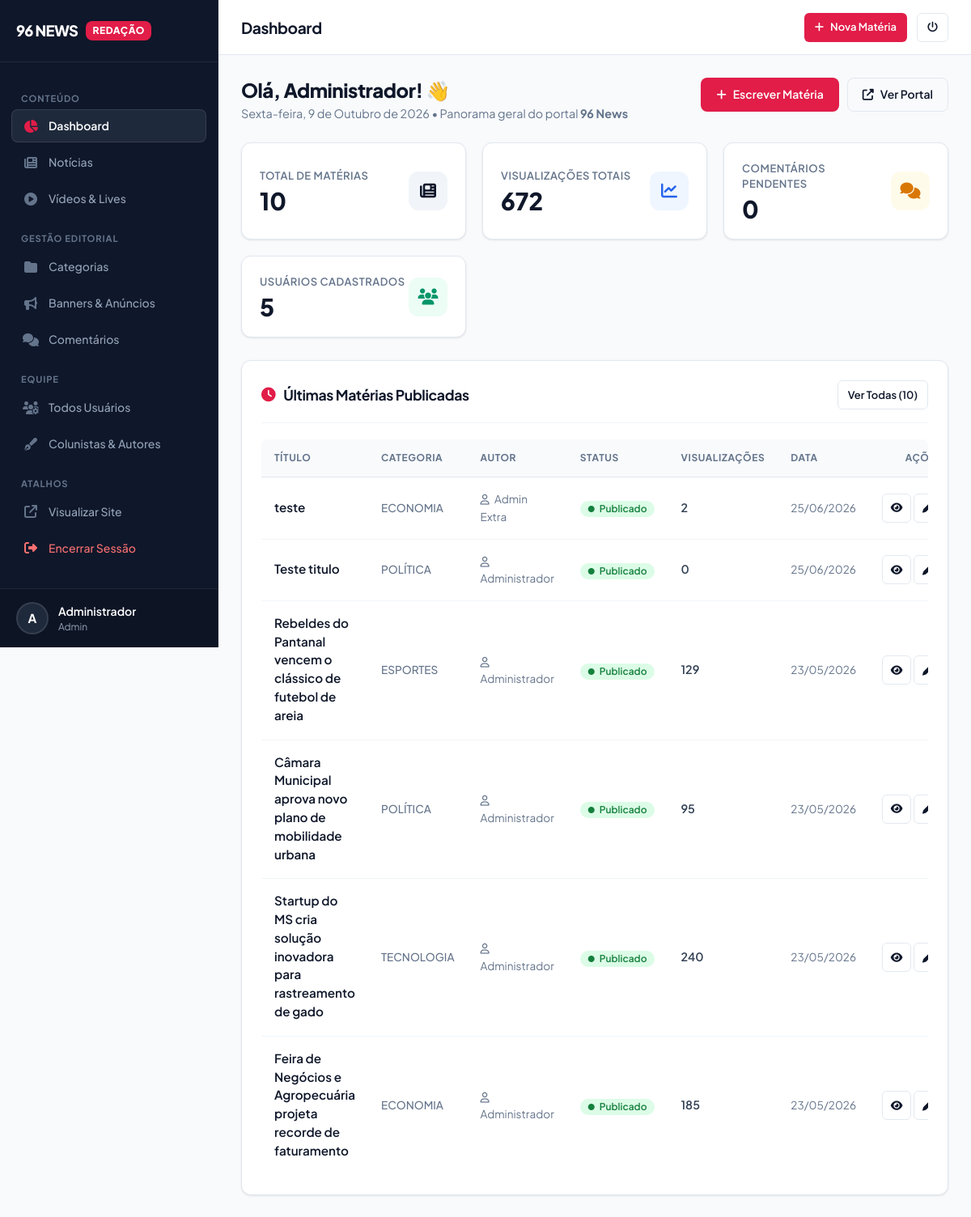
Page /admin/index.php (signed in) on the earlier database version.
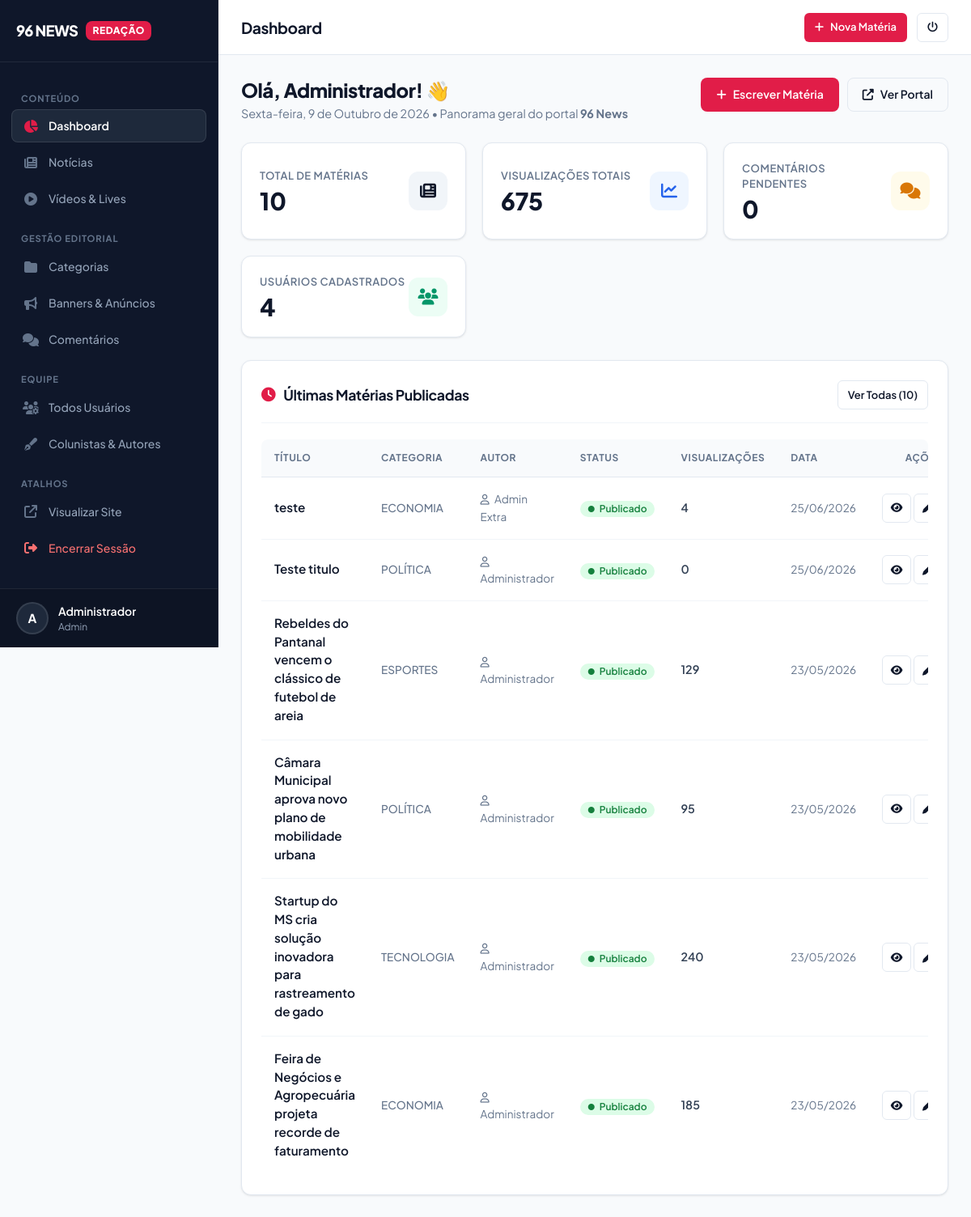
Same page on the later database version.
### tables this page shows
CREATE TABLE "noticias" (
            id INTEGER PRIMARY KEY AUTOINCREMENT,
            titulo TEXT NOT NULL,
            subtitulo TEXT DEFAULT NULL,
            slug TEXT NOT NULL UNIQUE,
            conteudo TEXT NOT NULL,
            imagem_destacada TEXT DEFAULT NULL,
            legenda_imagem TEXT DEFAULT NULL,
            autor_id INTEGER DEFAULT NULL,
            autor_nome TEXT DEFAULT NULL,
            categoria_id INTEGER NOT NULL,
            visualizacoes INTEGER DEFAULT 0,
            status TEXT DEFAULT 'rascunho',
            destaque INTEGER DEFAULT 0,
            urgente INTEGER DEFAULT 0,
            data_agendamento DATETIME DEFAULT NULL,
            views INTEGER DEFAULT 0,
            criado_em TIMESTAMP DEFAULT CURRENT_TIMESTAMP,
            atualizado_em TIMESTAMP DEFAULT CURRENT_TIMESTAMP,
            created_at DATETIME DEFAULT CURRENT_TIMESTAMP,
            updated_at DATETIME DEFAULT CURRENT_TIMESTAMP,
            FOREIGN KEY (autor_id) REFERENCES usuarios (id) ON DELETE SET NULL,
            FOREIGN KEY (categoria_id) REFERENCES categorias (id) ON DELETE CASCADE
        );

### includes/functions.php (called while the page is built, shortened)
<?php
function escape($string) {
    return htmlspecialchars($string, ENT_QUOTES, 'UTF-8');
}

### admin/index.php (the view, shortened to what the changed rows need)
<?php
require_once __DIR__ . '/includes/header.php';
$pdo = Database::getInstance();
$total_usuarios = (int)$pdo->query("SELECT COUNT(*) FROM usuarios")->fetchColumn();
$total_views = (int)$pdo->query("SELECT SUM(visualizacoes) FROM noticias")->fetchColumn();
$ultimas = $pdo->query("
    SELECT n.id, n.titulo, n.slug, n.status, n.visualizacoes, n.imagem_destacada, n.criado_em,
           COALESCE(c.nome, 'Geral') as categoria,
           COALESCE(u.nome, n.autor_nome, 'Redação') as autor
    FROM noticias n
    LEFT JOIN categorias c ON n.categoria_id = c.id
    LEFT JOIN usuarios u ON n.autor_id = u.id
    ORDER BY n.criado_em DESC
    LIMIT 6
")->fetchAll(PDO::FETCH_ASSOC);
?>
<div style="display: flex; justify-content: space-between; align-items: flex-start; margin-bottom: 24px; flex-wrap: wrap; gap: 12px;">
    <div>
        <h2 style="font-size: 1.5rem; font-weight: 800; margin-bottom: 4px; color: var(--adm-text-main);">
            Olá, <?= escape($userNome) ?>! 👋
        </h2>
    </div>
</div>
<div class="stat-grid">
    <div class="stat-card">
        <div>
            <div class="stat-label">Visualizações Totais</div>
            <div class="stat-value"><?= number_format($total_views, 0, ',', '.') ?></div>
        </div>
    </div>
    <div class="stat-card">
        <div>
            <div class="stat-label">Usuários Cadastrados</div>
            <div class="stat-value"><?= number_format($total_usuarios, 0, ',', '.') ?></div>
        </div>
    </div>
</div>
<div class="card">
    <div class="table-responsive">
        <table>
            <thead>
                <tr>
                    <th style="width: 45%;">Título</th>
                    <th>Categoria</th>
                    <th>Autor</th>
                    <th>Status</th>
                    <th>Visualizações</th>
                    <th>Data</th>
                    <th style="text-align: right;">Ações</th>
                </tr>
            </thead>
            <tbody>
                <?php if (empty($ultimas)): ?>
                <tr>
                    <td colspan="7" style="text-align: center; padding: 40px 20px; color: var(--adm-text-muted);">
                        <i class="fas fa-inbox" style="font-size: 2rem; display: block; margin-bottom: 10px; color: var(--adm-text-light);"></i>
                        Nenhuma notícia cadastrada ainda.
                    </td>
                </tr>
                <?php else: ?>
                    <?php foreach ($ultimas as $item): ?>
                    <tr>
                        <td>
                            <div style="font-weight: 600; color: var(--adm-text-main); font-size: 0.95rem; margin-bottom: 2px;">
                                <a href="noticia_form.php?id=<?= $item['id'] ?>" style="color: inherit;">
                                    <?= escape($item['titulo']) ?>
                                </a>
                            </div>
                        </td>
                        <td>
                            <span style="font-weight: 500; font-size: 0.85rem; color: var(--adm-text-muted);">
                                <?= escape($item['categoria']) ?>
                            </span>
                        </td>
                        <td>
                            <span style="font-size: 0.85rem; color: var(--adm-text-muted);">
                                <i class="far fa-user" style="margin-right: 4px; font-size: 0.8rem;"></i> <?= escape($item['autor']) ?>
                            </span>
                        </td>
                        <td>
                            <?php if ($item['status'] === 'publicado'): ?>
                                <span class="badge badge-success">
                                    <i class="fas fa-circle" style="font-size: 0.5rem;"></i> Publicado
                                </span>
                            <?php else: ?>
                                <span class="badge badge-warning">
                                    <i class="fas fa-circle" style="font-size: 0.5rem;"></i> Rascunho
                                </span>
                            <?php endif; ?>
                        </td>
                        <td style="font-weight: 600;">
                            <?= number_format($item['visualizacoes'] ?? 0, 0, ',', '.') ?>
                        </td>
                        <td style="font-size: 0.85rem; color: var(--adm-text-muted); white-space: nowrap;">
                            <?= date('d/m/Y', strtotime($item['criado_em'])) ?>
                        </td>
                        <td style="text-align: right; white-space: nowrap;">
                            <a href="<?= BASE_URL ?>/noticia/<?= escape($item['slug']) ?>" target="_blank" class="btn btn-sm btn-outline btn-icon" title="Ver no site">
                                <i class="fas fa-eye"></i>
                            </a>
                            <a href="noticia_form.php?id=<?= $item['id'] ?>" class="btn btn-sm btn-outline btn-icon" title="Editar matéria">
                                <i class="fas fa-pen"></i>
                            </a>
                        </td>
                    </tr>
                    <?php endforeach; ?>
                <?php endif; ?>
            </tbody>
        </table>
    </div>
</div>
<?php require_once __DIR__ . '/includes/footer.php'; ?>

Differences in the rows shown:
changed noticias "teste": visualizacoes "2" → "4"
Other differences:
$total_views: "672" → "675"
$total_usuarios: "5" → "4"
